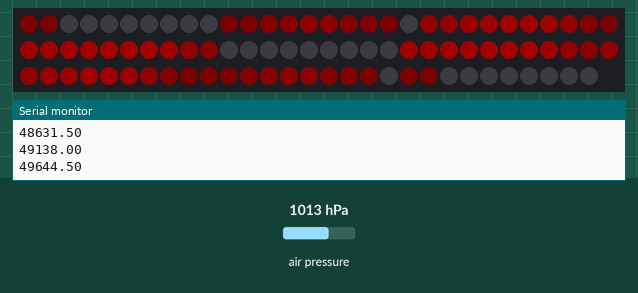
Recording of a sketch running on a simulated Arduino Uno, built with avr-gcc and run on an emulated ATmega328P. On the bench: 89 RGB LEDs in strip order, left to right, continuing on the next row, the last lines printed to the serial monitor. Inputs (shaded band) come from the test bench; at power-on: air pressure 1013 hPa. Dim RGB values are drawn brighter than linear.

Above: at 2.2 s.
2.3 s: air pressure set to 1025 hPa
4.3 s: air pressure set to 1000 hPa
At 4.9 s:
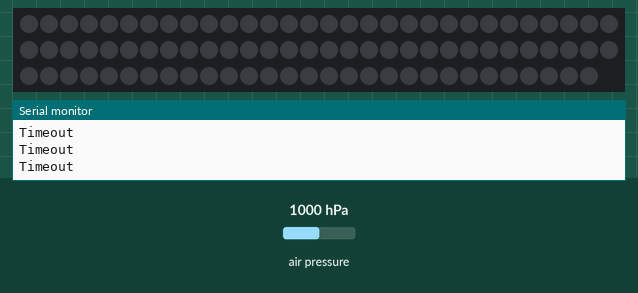
At 6.7 s:
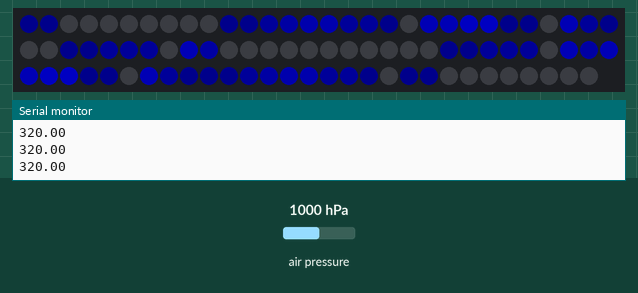
7.3 s: air pressure set to 952 hPa
Timing chart, 0 to 10.3 s (numbered marks = the images above; inputs shaded):
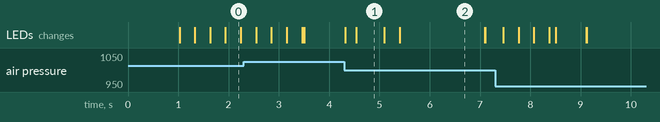

Measured:
- what the display in image 1 shows lasts 0.6 s, from 4.5 s to 5.1 s
- what the display in image 2 shows lasts 1.7 s, from 5.4 s to 7.1 s

The sketch:

mask_lights.ino
```cpp
#include <Wire.h>
#include <SPI.h>
#include <Adafruit_BMP280.h>
#include <RunningAverage.h>
#include <Adafruit_NeoPixel.h>

Adafruit_BMP280 bmp; // I2C

// Which pin on the Arduino is connected to the NeoPixels?
// On a Trinket or Gemma we suggest changing this to 1:
#define LED_PIN 6

// How many NeoPixels are attached to the Arduino?
#define LED_COUNT 89

// NeoPixel brightness, 0 (min) to 255 (max)
#define BRIGHTNESS 50

// Declare our NeoPixel strip object:
Adafruit_NeoPixel strip(LED_COUNT, LED_PIN, NEO_GRBW + NEO_KHZ800);

// Pressure readings averaging params
const int numReadings = 100;
float readings[numReadings]; // the readings from the analog input
int readIndex = 0;           // the index of the current reading
float total = 0;             // the running total
float average = 0;           // the average

const int numSlopeReadings = 256;
float slopes[numSlopeReadings];
int slopeIndex = 0;
long slopeTotal = 0.0;
float slopeAverage = 0.0;

float threshold = 15.0;

float scoreScalar = 0.5;

float breathTimeout = 2 * 1000;

// 0 - not breathing
// 1 - inhaling
// 2 - exhaling
int mode = 0;

float pressure = 0.0;
float lastPressure = 0.0;
float startPressure = 0.0;
float currTime = 0.0;
float lastTime = 0.0;
float startTime = 0.0;

float slope = 0.0;

float distribution[4][10] = {{0.1, 0.1, 0.0, 0.0, 0.0, 0.0, 0.0, 0.0, 0.0, 0.0},
                             {0.1, 0.1, 0.2, 0.3, 0.4, 0.4, 0.2, 0.2, 0.1, 0.0},
                             {0.5, 0.5, 0.7, 0.7, 0.9, 0.9, 0.8, 0.5, 0.2, 0.1},
                             {0.8, 0.8, 0.9, 0.9, 1.0, 1.0, 1.0, 0.8, 0.5, 0.3}};

void setup()
{
    Serial.begin(9600);
    Serial.println(F("BMP280 test"));

    if (!bmp.begin())
    {
        Serial.println(F("Could not find a valid BMP280 sensor, check wiring!"));
        while (1)
            ;
    }

    /* Default settings from datasheet. */
    bmp.setSampling(Adafruit_BMP280::MODE_NORMAL,   /* Operating Mode. */
                    Adafruit_BMP280::SAMPLING_X1,   /* Temp. oversampling */
                    Adafruit_BMP280::SAMPLING_X16,  /* Pressure oversampling */
                    Adafruit_BMP280::FILTER_X16,    /* Filtering. */
                    Adafruit_BMP280::STANDBY_MS_1); /* Standby time. */

    strip.begin();            // INITIALIZE NeoPixel strip object (REQUIRED)
    strip.show();             // Turn OFF all pixels ASAP
    strip.setBrightness(100); // Set BRIGHTNESS to about 1/5 (max = 255)
    for (int i = 0; i < numSlopeReadings; i++) {
        slopes[i] = 0.0;
    }

    delay(1000);
}

void loop()
{
    // Serial.println(mode);
    lastPressure = pressure;
    pressure = getNextReading();
    slope = getSlope(pressure);

    lastTime = currTime;
    currTime = millis();
    // Serial.print(pressure);
    // Serial.print(",");
    // Serial.println(pressure);

    // currently not taking a breath
    if (mode == 0)
    {
        if (slope > threshold)
        {
            startPressure = pressure - threshold;
            startTime = currTime;
            mode = 2;
        }
        else if (slope < threshold * -1.0)
        {
            startPressure = pressure + threshold;
            startTime = currTime;
            mode = 1;
        }
        strip.fill(strip.Color(0, 0, 0, 0));
    }
    else
    {
        float score = getScore(startPressure, pressure, slope);
        // Serial.println(score);
        drawLeft(score, mode);
        drawRight(score, mode);

    }
    strip.show();
}

float getNextReading()
{
    total = total - readings[readIndex];
    readings[readIndex] = bmp.readPressure();
    total = total + readings[readIndex];
    readIndex++;
    average = total / numReadings;

    if (readIndex >= numReadings)
    {
        readIndex = 0;
    }

    return average;
}

float getSlope(float pressure)
{
    // y = mX + b
    // m = (y-b)/x
    slopeTotal = slopeTotal - slopes[slopeIndex];
    float slp = ((pressure - lastPressure) / (currTime - lastTime)) * 1000.0;
    slp = constrain(slp, -10000.0, 10000.0);
    slopes[slopeIndex] = slp;
    slopeTotal = slopeTotal + slopes[slopeIndex];
    slopeIndex++;

    if (slopeIndex >= numSlopeReadings)
    {
        slopeIndex = 0;
    }

    slopeAverage = slopeTotal / numSlopeReadings;
    return slopeAverage;
}

float getScore(float startPressure, float pressure, float slope)
{
    float score = 0;
    if ((pressure < startPressure && mode == 2) ||
        (pressure > startPressure && mode == 1) ||
        (currTime - breathTimeout > startTime)) {
        Serial.println("Timeout");
        mode = 0;
    }
    else {
        score = abs(startPressure - pressure) * scoreScalar;
        Serial.println(score);
    }

    return score;
}

void setStripColor(float diff, bool in)
{
    diff = abs(diff) - threshold;
    uint32_t color = 0;
    if (in)
    {
        color = strip.Color(0, 0, diff * 2.0, 6);
    }
    else
    {
        color = strip.Color(diff * 2.0, 0, 0, 6);
    }
    strip.fill(color);
    // Serial.println(diff*50.0);
}

void drawLeft(float diff, int in)
{
    uint32_t color = 0;

    for (int i = 0; i < 40; i++)
    {
        int indexY = i % 10;
        int indexX = i / 10;
        if (in == 1)
        {
            color = strip.Color(0, 0, diff * distribution[indexX][indexY], 0);
        }
        else if (in == 2)
        {
            color = strip.Color(diff * distribution[indexX][indexY], 0, 0, 0);
        }
        else {
            color = strip.Color(0, 0, 0, 0);
        }

        strip.setPixelColor(i, color);
    }
}

void drawRight(float diff, int in)
{
    uint32_t color = 0;

    for (int i = 88; i > 48; i--)
    {
        int indexY = (i - 49) % 10;
        int indexX = 3 - ((i - 49) / 10);
        if (in == 1)
        {
            color = strip.Color(0, 0, diff * distribution[indexX][indexY], 0);
        }
        else if (in == 2)
        {
            color = strip.Color(diff * distribution[indexX][indexY], 0, 0, 0);
        }
        else {
            color = strip.Color(0, 0, 0, 0);
        }


        strip.setPixelColor(i, color);
    }
}
```
